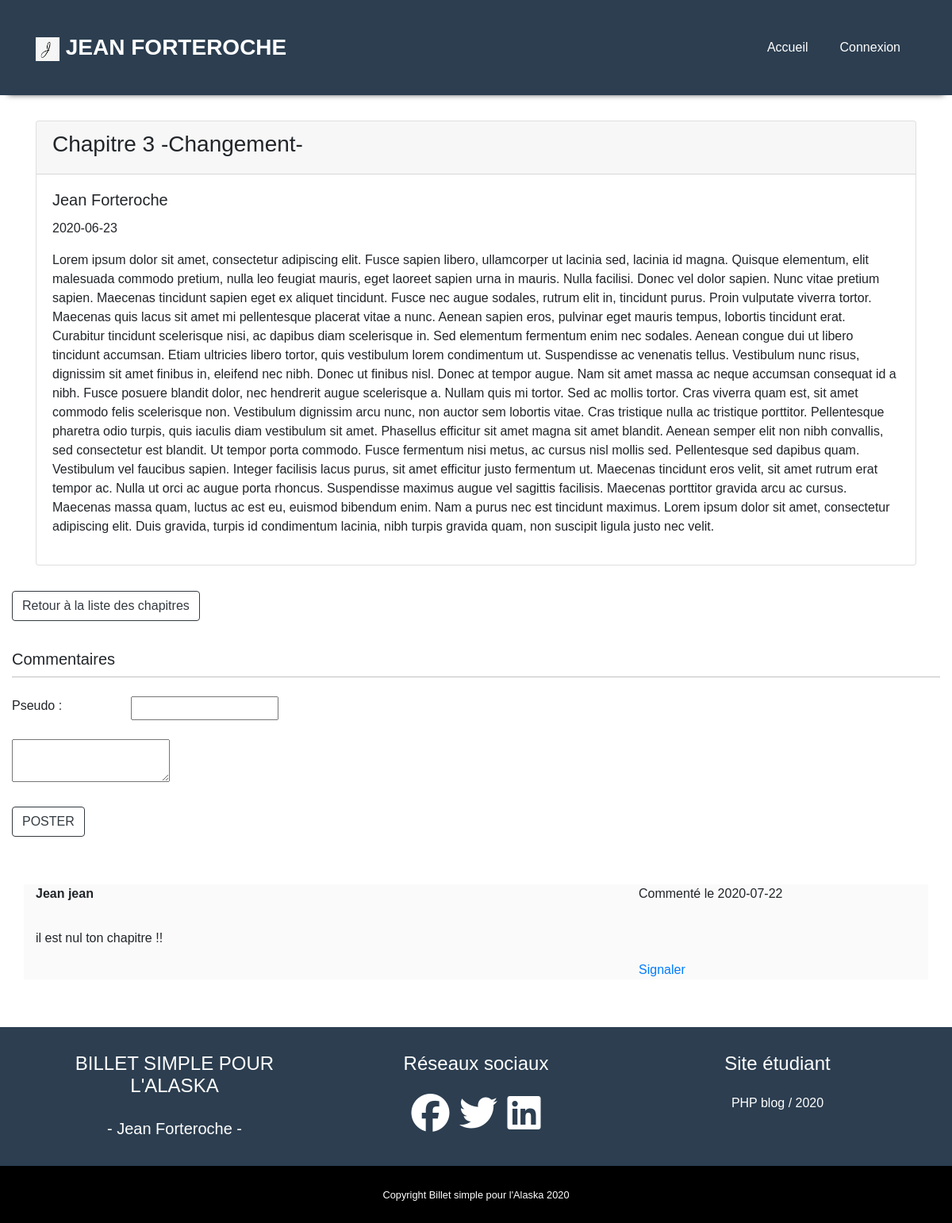
/index.php?action=billet&id=156, run on the app's committed database.
### tables this page shows
CREATE TABLE IF NOT EXISTS `billets` (
  `id` int(11) NOT NULL AUTO_INCREMENT,
  `title` varchar(255) NOT NULL,
  `content` text NOT NULL,
  `author` varchar(100) NOT NULL,
  `date_creation` date NOT NULL,
  `image` text NOT NULL,
  PRIMARY KEY (`id`)
);

CREATE TABLE IF NOT EXISTS `comments` (
  `id` int(11) NOT NULL AUTO_INCREMENT,
  `id_billet` int(11) NOT NULL,
  `author` varchar(70) NOT NULL,
  `content` text NOT NULL,
  `date_content` date NOT NULL,
  `signalement` int(11) NOT NULL DEFAULT 0,
  PRIMARY KEY (`id`)
);

### controller/postController.php (called while the page is built, shortened)
<?php
require_once('model/postsManager.php');
require_once('model/commentManager.php');
class BilletController
{
    public function billet()
    {
        $billetManager = new Billet();
        $billet = $billetManager->getBillet($_GET['id']);
        $commentManager = new CommentManager();
        $resultComments = $commentManager->getComments($_GET['id']);
        require('view/viewBillet.php');
    }
}

### model/postsManager.php (called while the page is built, shortened)
<?php
require_once("model/modelArticle.php");
class Billet extends Bdd
{
    public function getBillet($id)
    {
        $db = new Bdd();
        $connection = $db->dbConnect();
        $result = $connection->prepare('SELECT id, title, content, author, date_creation FROM billets WHERE id = ?');
        $result->execute(array($id));
        $billet = $result->fetch(PDO:: FETCH_ASSOC);
        $article = new Article();
        $article->hydrate($billet);
        $billet = $article;
        return $billet;
    }
}

### model/modelArticle.php (called while the page is built, shortened)
<?php
class Article
{
    private $_id;
    private $_title;
    private $_content;
    private $_author;
    private $_date_creation;
    public function hydrate(array $donnees)
    {
        foreach ($donnees as $key => $value)
        {
            $method = 'set'.ucfirst($key);
        }
        return $this;
    }
    public function id() { return $this->_id; }
    public function title() { return $this->_title; }
    public function content() { return $this->_content; }
    public function author () { return $this->_author; }
    public function date_creation () { return $this->_date_creation; }
    public function setId($id)
    {
        $this->_id = (int) $id;
    }
    public function setTitle($title)
    {
        if (is_string($title))
        {
            $this->_title = $title;
        }
    }
    public function setContent($content)
    {
        if (is_string($content))
        {
            $this->_content = $content;
        }
    }
    public function setAuthor($author)
    {
        if (is_string($author))
        {
            $this->_author = $author;
        }
    }
    public function setDate_Creation($dateCreation)
    {
        $this->_date_creation = $dateCreation;
    }
}

### model/commentManager.php (called while the page is built, shortened)
<?php
require_once('model/modelPost.php');
class CommentManager
{
    public function getComments($id_billet)
    {
        $db = new Bdd();
        $bdd = $db->dbConnect();
        $comment = $bdd->prepare('SELECT id, author, content, date_content, signalement FROM comments WHERE id_billet = ? ORDER BY date_content DESC');
        $comment->execute(array($id_billet));
        $array = array();
        while($resultComment = $comment->fetch())
        {
            $post = new Post();
            $post->hydrate($resultComment);
            $array[] = $post;
        }
        return $array;
    }
}

### model/modelPost.php (called while the page is built, shortened)
<?php
class Post
{
    private $_id;
    private $_author;
    private $_content;
    private $_date_content;
    public function hydrate(array $donnees)
    {
        foreach ($donnees as $key => $value)
        {
            $method = 'set'.ucfirst($key);
        }
        return $this;
    }
    public function id() { return $this->_id; }
    public function author() { return $this->_author; }
    public function content() { return $this->_content; }
    public function date_content() { return $this->_date_content; }
    public function setId($id)
    {
        $this->_id = (int) $id;
    }
    public function setAuthor($author)
    {
        if (is_string($author))
        {
            $this->_author = $author;
        }
    }
    public function setContent($content)
    {
        $this->_content = $content;
    }
    public function setDate_Content($date_content)
    {
        $this->_date_content = $date_content;
    }
}

### view/viewBillet.php (the view, shortened to what this page needs)
<section id="read-billet">
    <div class="container_billet container">
        <div class="background_billet row">
            <div class="col">
                <div class="card">
                    <div class="card-header">
                        <h3><?=htmlspecialchars($billet->title()) ?></h3>
                    </div>
                    <div class="card-body">
                        <h5 class="card-title"><?=nl2br(htmlspecialchars($billet->author()))?></h5>
                        <p><?= nl2br($billet->date_creation()) ?></p>
                        <p class="card-text"><?=$billet->content() ?></p>
                    </div>
                </div>
            </div>
        </div>
    </div>
</section>
<div class="container-fluid">
    <div class="row">
        <div class="bouton_vue_billet col-4">
            <p><a href="index.php" class="btn btn-outline-dark">Retour à la liste des chapitres</a></p>
        </div>
    </div>
</div>
<section id="add-comments">
    <div class="container_addcomment container-fluid">
        <div col-lg-4 mr-auto>
            <h5>Commentaires</h5>
            <div class="bordure"></div><br />
            <form action="index.php?action=addComment&id=<?= $billet->id() ?>" method="post">
                <div>
                    <label for="author">Pseudo : </label><input type="text" id="author" name="author" />
                </div><br />
                <div>
                    <textarea id="content" name="content"></textarea>
                </div><br />
                <div>
                <button class="btn btn-outline-dark" type="submit">POSTER</button>
                </div>
            </form>
        </div>
    </div>
</section>
<?php
foreach($resultComments as $comments)
{
?>
<section id="read-comments">
    <div class="container_comments container">
        <div class="row justify-content-between">
            <div class="col-4">
                <p><strong><?= htmlspecialchars($comments->author()) ?></strong></p>
            </div>
            <div class="col-4">
                <p>Commenté le <?= $comments->date_content() ?></p>
            </div>
        </div>
        <div class="row">
            <div class="col">
                <p><?= $comments->content()?></p>
            </div>
        </div>
        <div class="row justify-content-end">
            <div class="col-4">
                <a type="button" href ="index.php?action=report&id= <?= $comments->id() ?>">Signaler </a><br />
            </div>
        </div>
    </div>
</section>
<?php
}
?>
<?php $content = ob_get_clean(); ?>
<?php require('view/template.php');?>

### index.php (shortened to what this page needs)
<?php
require_once('controller/postController.php');
function isLogged ()
{
    if (isset($_SESSION['identifiant']['user']))
    {
        return true;
    }
    else
    {
        return false;
    }
}
try
{
    if (isset($_GET['action']))
    {
        if ($_GET['action'] == 'listBillets')
        {
            $billetsController = new BilletController();
            $billetsController->listBillets();
        }
        elseif ($_GET['action'] == 'billet')
        {
            if (isset($_GET['id']) && $_GET['id'] > 0)
            {
                $billetsController = new BilletController();
                $billetsController->billet();
            }
            else
            {
                throw new Exception('Aucun identifiant de billet envoyé');
            }
        }
    }
    else
    {
        $billets = new BilletController;
        $billets->listBillets();
    }
}
catch(Exception $e)
{
    echo 'Erreur : ' .$e->getMessage();
}

### view/template.php (shortened to what this page needs)
<!DOCTYPE html>
<html lang="en">
    <head>
        <link rel="stylesheet" href="https://stackpath.bootstrapcdn.com/bootstrap/4.5.0/css/bootstrap.min.css">
        <link rel="stylesheet" href="public/css/index.css">
    </head>
    <body>
        <header>
            <nav class="navbar navbar-expand-lg" id="mainNav">
                <div class="container">
                    <a class="navbar-brand js-scroll-tigger" href="index.php">
                    <img src="public/images/lettre.jpg" width="30" height="30">
                    JEAN FORTEROCHE</a>
                    <div class="collapse navbar-collapse" id="navbarNav">
                        <ul class="navbar-nav ml-auto">
                            <li class="nav-item mx-0 mx-lg-1">
                                <a class="nav-link py-3 px-0 px-lg-3 rounded js-scroll-tigger active" href="index.php">Accueil</a>
                            </li>
                            <li class="nav-item mx-0 mx-lg-1">
                                <?php if (isLogged())
                                {
                                    echo '<a class="nav-link py-3 px-0 px-lg-3 rounded js-scroll-tigger" href="index.php?action=dashboard">' . $_SESSION['identifiant']['user'] . '</a>';
                                ?>
                                <li class="nav-item mx-0 mx-lg-1">
                                <?php
                                    echo '<a class="btn btn-danger" href="index.php?action=deconnexion">Deconnexion</a>';
                                }
                                else
                                {
                                    echo '<a class="nav-link py-3 px-0 px-lg-3 rounded js-scroll-tigger" href="index.php?action=connexionLogin">Connexion</a>';
                                }
                                ?>
                            </li>
                        </ul>
                    </div>
                </div>
            </nav>
        </header>
        <?= $content ?>
        <footer class="footer text-center">
            <div class="container">
                <div class="row">
                    <div class="col-lg-4 mb-5 mb-lg-0">
                        <h4 class="text-blog mb-4">BILLET SIMPLE POUR L'ALASKA</h4>
                        <p class="lead mb-0">- Jean Forteroche -</p>
                    </div>
                    <div class="col-lg-4 mb-5 mb-lg-0">
                    <h4 class="text-reseaux mb-4">Réseaux sociaux</h4>
                    <a class="fab fa-facebook mx-1 fa-3x"></a>
                    <a class="fab fa-twitter mx-1 fa-3x"></a>
                    <a class="fab fa-linkedin mx-1 fa-3x"></a>
                </div>
                <div class="col-lg-4">
                    <h4 class="text-etudiant mb-4">Site étudiant</h4>
                    <p class="langage-annee mb-0">PHP blog / 2020</p>
                </div>
                </div>
            </div>
        </footer>
        <section class="copyright py-4 text-center text-white">
            <div class="container">
                <small>Copyright Billet simple pour l'Alaska 2020</small>
            </div>
        </section>
    </body>
</html>

### public/css/index.css (style rules this page uses)
.navbar { background-color: #2c3e50; box-shadow: 0px 8px 8px -10px black; }
#mainNav .navbar-brand { color: #FFF; font-size: 1.75rem; font-weight: 700; }
#mainNav .navbar-nav li.nav-item a.nav-link { color: #FFF; font-weight: 500; }
#mainNav { padding-top: 2rem; padding-bottom: 2rem; }
body { margin: 0; padding: 0; background-color: white; font-family: Helvetica, Arial, sans-serif; }
footer { background-color: #2c3e50; padding-top: 2rem; padding-bottom: 2rem; color: #FFF; }
.copyright { background-color: black }
.row { display: flex; flex-wrap: wrap; }
.container_billet { margin-top: 2em; margin-bottom: 2em; }
.bouton_vue_billet { margin-bottom: 20px; }
.container_addcomment { padding-bottom: 60px; }
.container_addcomment label { display: block; width: 150px; float: left; }
.container_comments { background-color: rgba(245, 245, 245, 0.5); margin-bottom: 5%; }
div.bordure { border-bottom: 0.5px solid silver; margin-top: 10px; }

### data on the page
billets: title "Chapitre 3 -Changement-", author "Jean Forteroche", date_creation "2020-06-23", content "Lorem ipsum dolor sit amet, consectetur adipiscing elit. Fusce sapien libero, ullamcorper ut lacinia sed, lacinia id magna. Quisque elementum, elit malesuada commodo pretium, nulla leo feugiat mauris, eget laoreet sapien urna in mauris. Nulla facilisi. Donec vel dolor sapien. Nunc vitae pretium sapien. Maecenas tincidunt sapien eget ex aliquet tincidunt. Fusce nec augue sodales, rutrum elit in, tincidunt purus. Proin vulputate viverra tortor. Maecenas quis lacus sit amet mi pellentesque placerat vitae a nunc. Aenean sapien eros, pulvinar eget mauris tempus, lobortis tincidunt erat. Curabitur tincidunt scelerisque nisi, ac dapibus diam scelerisque in. Sed elementum fermentum enim nec…"
comments: author "Jean jean", date_content "2020-07-22", content "il est nul ton chapitre !!"
